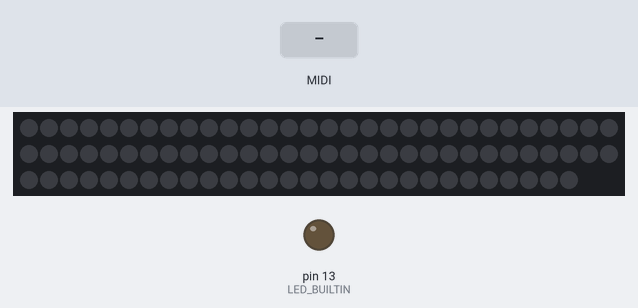
Recording of a sketch running on a simulated Teensy 4. Shown: 88 RGB LEDs in strip order, left to right, continuing on the next row, output pins drawn as LEDs (lit = HIGH). Inputs (shaded band) come from the test bench. Dim RGB values are drawn brighter than linear.

Above: at 1.7 s.
1.8 s: MIDI note 36 received
At 1.95 s:
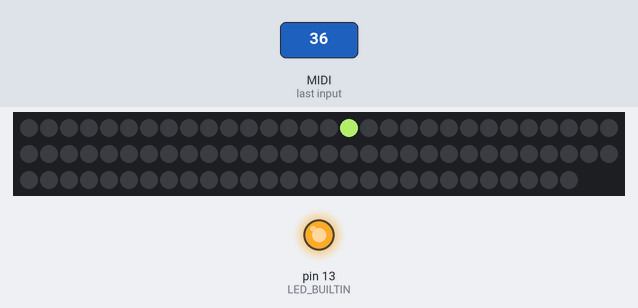
3.6 s: MIDI note 48 received
At 4.9 s:
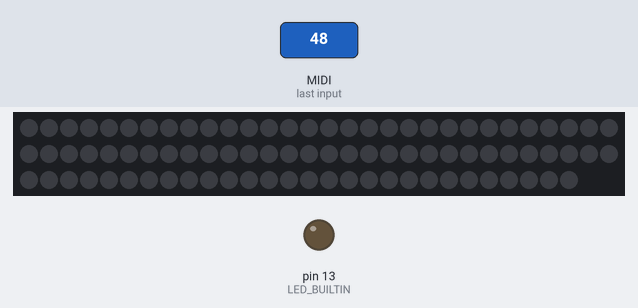
Timing chart, 0 to 6.6 s (numbered marks = the images above; inputs shaded):
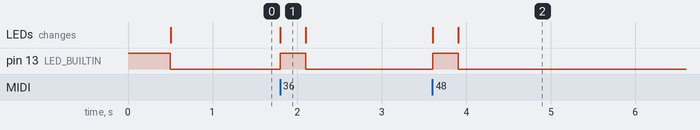

Measured:
- after the input at 1.8 s, pin 13 (LED_BUILTIN): LOW → HIGH at once, → LOW 0.30 s later; the LEDs: change at once (image 1)
- after the input at 3.6 s, pin 13 (LED_BUILTIN): LOW → HIGH at once, → LOW 0.30 s later; the LEDs: first change at once (image 2 shows a later state)

The sketch:

MRL_v3.00.ino
```cpp
#include <Adafruit_NeoPixel.h> // Add Led Library
#define PIN 6
#define NUM_LEDS 88
Adafruit_NeoPixel strip = Adafruit_NeoPixel(NUM_LEDS, PIN, NEO_GRB + NEO_KHZ800);
#define RedDensity    150
#define GreenDensity  199
#define BlueDensity   88
byte note; // for mathematical operation

void OnNoteOn(byte channel, byte note, byte velocity) {
    strip.setPixelColor(note-20, RedDensity, GreenDensity, BlueDensity);
    strip.show();
    digitalWrite(LED_BUILTIN, HIGH); // For feedback
}

void OnNoteOff(byte channel, byte note, byte velocity) {
    strip.setPixelColor(note-20, 0, 0, 0);
    strip.show();
    digitalWrite(LED_BUILTIN, LOW);
}

void setup() {
  pinMode(LED_BUILTIN, OUTPUT);
  digitalWrite(LED_BUILTIN, HIGH);
  delay(500);
  digitalWrite(LED_BUILTIN, LOW); // Blinks LED Once

  strip.begin(); // starts the strip and blanks it out
  strip.show();
  usbMIDI.setHandleNoteOff(OnNoteOff);
  usbMIDI.setHandleNoteOn(OnNoteOn);
}

void loop() {
    usbMIDI.read();
}
```
